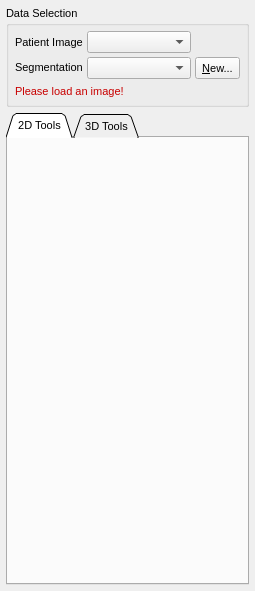
<?xml version="1.0" encoding="UTF-8"?>
<ui version="4.0">
 <class>QmitkSegmentationControls</class>
 <widget class="QWidget" name="QmitkSegmentationControls">
  <property name="geometry">
   <rect>
    <x>0</x>
    <y>0</y>
    <width>255</width>
    <height>591</height>
   </rect>
  </property>
  <property name="sizePolicy">
   <sizepolicy hsizetype="Minimum" vsizetype="Minimum">
    <horstretch>0</horstretch>
    <verstretch>0</verstretch>
   </sizepolicy>
  </property>
  <property name="minimumSize">
   <size>
    <width>0</width>
    <height>0</height>
   </size>
  </property>
  <property name="font">
   <font>
    <family>MS Shell Dlg 2</family>
    <pointsize>8</pointsize>
    <weight>50</weight>
    <italic>false</italic>
    <bold>false</bold>
    <underline>false</underline>
    <strikeout>false</strikeout>
   </font>
  </property>
  <property name="windowTitle">
   <string>QmitkSegmentation</string>
  </property>
  <layout class="QVBoxLayout" name="verticalLayout_6">
   <property name="sizeConstraint">
    <enum>QLayout::SetMinimumSize</enum>
   </property>
   <property name="leftMargin">
    <number>6</number>
   </property>
   <property name="topMargin">
    <number>6</number>
   </property>
   <property name="rightMargin">
    <number>6</number>
   </property>
   <property name="bottomMargin">
    <number>6</number>
   </property>
   <item>
    <widget class="QGroupBox" name="groupBox">
     <property name="sizePolicy">
      <sizepolicy hsizetype="Minimum" vsizetype="Fixed">
       <horstretch>0</horstretch>
       <verstretch>0</verstretch>
      </sizepolicy>
     </property>
     <property name="title">
      <string>Data Selection</string>
     </property>
     <layout class="QVBoxLayout" name="verticalLayout_3">
      <property name="leftMargin">
       <number>6</number>
      </property>
      <property name="topMargin">
       <number>6</number>
      </property>
      <property name="rightMargin">
       <number>6</number>
      </property>
      <property name="bottomMargin">
       <number>6</number>
      </property>
      <item>
       <layout class="QGridLayout" name="gridLayout_2" columnstretch="0,0,0">
        <property name="sizeConstraint">
         <enum>QLayout::SetMinimumSize</enum>
        </property>
        <property name="spacing">
         <number>4</number>
        </property>
        <item row="0" column="0">
         <widget class="QLabel" name="lblPatientImage">
          <property name="sizePolicy">
           <sizepolicy hsizetype="Maximum" vsizetype="Preferred">
            <horstretch>0</horstretch>
            <verstretch>0</verstretch>
           </sizepolicy>
          </property>
          <property name="text">
           <string>Patient Image</string>
          </property>
         </widget>
        </item>
        <item row="1" column="0">
         <widget class="QLabel" name="lblSegmentation">
          <property name="sizePolicy">
           <sizepolicy hsizetype="Maximum" vsizetype="Fixed">
            <horstretch>0</horstretch>
            <verstretch>0</verstretch>
           </sizepolicy>
          </property>
          <property name="text">
           <string>Segmentation</string>
          </property>
         </widget>
        </item>
        <item row="1" column="2">
         <widget class="QToolButton" name="btnNewSegmentation">
          <property name="sizePolicy">
           <sizepolicy hsizetype="Maximum" vsizetype="Minimum">
            <horstretch>0</horstretch>
            <verstretch>0</verstretch>
           </sizepolicy>
          </property>
          <property name="toolTip">
           <string>Create a new segmentation</string>
          </property>
          <property name="text">
           <string>&amp;New...</string>
          </property>
          <property name="icon">
           <iconset resource="resources/segmentation.qrc">
            <normaloff>:/segmentation/btnNew.png</normaloff>:/segmentation/btnNew.png</iconset>
          </property>
          <property name="toolButtonStyle">
           <enum>Qt::ToolButtonTextOnly</enum>
          </property>
         </widget>
        </item>
        <item row="1" column="1">
         <widget class="QmitkDataStorageComboBox" name="segImageSelector">
          <property name="sizePolicy">
           <sizepolicy hsizetype="Minimum" vsizetype="Fixed">
            <horstretch>0</horstretch>
            <verstretch>0</verstretch>
           </sizepolicy>
          </property>
         </widget>
        </item>
        <item row="0" column="1">
         <widget class="QmitkDataStorageComboBox" name="patImageSelector">
          <property name="sizePolicy">
           <sizepolicy hsizetype="Minimum" vsizetype="Fixed">
            <horstretch>0</horstretch>
            <verstretch>0</verstretch>
           </sizepolicy>
          </property>
         </widget>
        </item>
       </layout>
      </item>
      <item>
       <widget class="QLabel" name="lblSegmentationWarnings">
        <property name="sizePolicy">
         <sizepolicy hsizetype="Minimum" vsizetype="Fixed">
          <horstretch>0</horstretch>
          <verstretch>0</verstretch>
         </sizepolicy>
        </property>
        <property name="palette">
         <palette>
          <active>
           <colorrole role="WindowText">
            <brush brushstyle="SolidPattern">
             <color alpha="255">
              <red>200</red>
              <green>0</green>
              <blue>0</blue>
             </color>
            </brush>
           </colorrole>
           <colorrole role="Text">
            <brush brushstyle="SolidPattern">
             <color alpha="255">
              <red>200</red>
              <green>0</green>
              <blue>0</blue>
             </color>
            </brush>
           </colorrole>
           <colorrole role="ButtonText">
            <brush brushstyle="SolidPattern">
             <color alpha="255">
              <red>200</red>
              <green>0</green>
              <blue>0</blue>
             </color>
            </brush>
           </colorrole>
          </active>
          <inactive>
           <colorrole role="WindowText">
            <brush brushstyle="SolidPattern">
             <color alpha="255">
              <red>200</red>
              <green>0</green>
              <blue>0</blue>
             </color>
            </brush>
           </colorrole>
           <colorrole role="Text">
            <brush brushstyle="SolidPattern">
             <color alpha="255">
              <red>200</red>
              <green>0</green>
              <blue>0</blue>
             </color>
            </brush>
           </colorrole>
           <colorrole role="ButtonText">
            <brush brushstyle="SolidPattern">
             <color alpha="255">
              <red>200</red>
              <green>0</green>
              <blue>0</blue>
             </color>
            </brush>
           </colorrole>
          </inactive>
          <disabled>
           <colorrole role="WindowText">
            <brush brushstyle="SolidPattern">
             <color alpha="255">
              <red>84</red>
              <green>82</green>
              <blue>78</blue>
             </color>
            </brush>
           </colorrole>
           <colorrole role="Text">
            <brush brushstyle="SolidPattern">
             <color alpha="255">
              <red>84</red>
              <green>82</green>
              <blue>78</blue>
             </color>
            </brush>
           </colorrole>
           <colorrole role="ButtonText">
            <brush brushstyle="SolidPattern">
             <color alpha="255">
              <red>84</red>
              <green>82</green>
              <blue>78</blue>
             </color>
            </brush>
           </colorrole>
          </disabled>
         </palette>
        </property>
        <property name="font">
         <font>
          <weight>50</weight>
          <bold>false</bold>
         </font>
        </property>
        <property name="text">
         <string>Please load an image!</string>
        </property>
        <property name="wordWrap">
         <bool>true</bool>
        </property>
       </widget>
      </item>
     </layout>
    </widget>
   </item>
   <item>
    <widget class="QTabWidget" name="tabWidgetSegmentationTools">
     <property name="sizePolicy">
      <sizepolicy hsizetype="Minimum" vsizetype="Minimum">
       <horstretch>0</horstretch>
       <verstretch>0</verstretch>
      </sizepolicy>
     </property>
     <property name="layoutDirection">
      <enum>Qt::LeftToRight</enum>
     </property>
     <property name="styleSheet">
      <string notr="true">QTabWidget::tab-bar { alignment: middle; }</string>
     </property>
     <property name="tabPosition">
      <enum>QTabWidget::North</enum>
     </property>
     <property name="tabShape">
      <enum>QTabWidget::Triangular</enum>
     </property>
     <property name="currentIndex">
      <number>0</number>
     </property>
     <widget class="QWidget" name="tab2DTools">
      <property name="sizePolicy">
       <sizepolicy hsizetype="Minimum" vsizetype="Preferred">
        <horstretch>0</horstretch>
        <verstretch>0</verstretch>
       </sizepolicy>
      </property>
      <property name="layoutDirection">
       <enum>Qt::LeftToRight</enum>
      </property>
      <property name="autoFillBackground">
       <bool>false</bool>
      </property>
      <attribute name="title">
       <string>2D Tools</string>
      </attribute>
      <layout class="QVBoxLayout" name="verticalLayout">
       <property name="leftMargin">
        <number>6</number>
       </property>
       <property name="topMargin">
        <number>6</number>
       </property>
       <property name="rightMargin">
        <number>6</number>
       </property>
       <property name="bottomMargin">
        <number>6</number>
       </property>
       <item>
        <widget class="QmitkToolGUIArea" name="m_ManualToolGUIContainer2D" native="true">
         <property name="sizePolicy">
          <sizepolicy hsizetype="Minimum" vsizetype="Minimum">
           <horstretch>0</horstretch>
           <verstretch>0</verstretch>
          </sizepolicy>
         </property>
         <property name="font">
          <font>
           <weight>50</weight>
           <bold>false</bold>
          </font>
         </property>
        </widget>
       </item>
       <item>
        <widget class="QmitkToolSelectionBox" name="m_ManualToolSelectionBox2D" native="true">
         <property name="sizePolicy">
          <sizepolicy hsizetype="Minimum" vsizetype="Fixed">
           <horstretch>0</horstretch>
           <verstretch>0</verstretch>
          </sizepolicy>
         </property>
         <property name="font">
          <font>
           <weight>50</weight>
           <bold>false</bold>
          </font>
         </property>
        </widget>
       </item>
       <item>
        <widget class="QmitkSlicesInterpolator" name="m_SlicesInterpolator" native="true">
         <property name="sizePolicy">
          <sizepolicy hsizetype="Minimum" vsizetype="Fixed">
           <horstretch>0</horstretch>
           <verstretch>0</verstretch>
          </sizepolicy>
         </property>
         <property name="font">
          <font>
           <weight>50</weight>
           <bold>false</bold>
          </font>
         </property>
        </widget>
       </item>
       <item>
        <spacer name="verticalSpacer_2">
         <property name="orientation">
          <enum>Qt::Vertical</enum>
         </property>
         <property name="sizeHint" stdset="0">
          <size>
           <width>20</width>
           <height>40</height>
          </size>
         </property>
        </spacer>
       </item>
      </layout>
     </widget>
     <widget class="QWidget" name="tab3DTools">
      <property name="sizePolicy">
       <sizepolicy hsizetype="Minimum" vsizetype="Minimum">
        <horstretch>0</horstretch>
        <verstretch>0</verstretch>
       </sizepolicy>
      </property>
      <attribute name="title">
       <string>3D Tools</string>
      </attribute>
      <layout class="QVBoxLayout" name="verticalLayout_2">
       <property name="leftMargin">
        <number>6</number>
       </property>
       <property name="topMargin">
        <number>6</number>
       </property>
       <property name="rightMargin">
        <number>6</number>
       </property>
       <property name="bottomMargin">
        <number>6</number>
       </property>
       <item>
        <widget class="QmitkToolGUIArea" name="m_ManualToolGUIContainer3D" native="true">
         <property name="sizePolicy">
          <sizepolicy hsizetype="Minimum" vsizetype="Minimum">
           <horstretch>0</horstretch>
           <verstretch>0</verstretch>
          </sizepolicy>
         </property>
         <property name="font">
          <font>
           <weight>50</weight>
           <bold>false</bold>
          </font>
         </property>
        </widget>
       </item>
       <item>
        <widget class="QmitkToolSelectionBox" name="m_ManualToolSelectionBox3D" native="true">
         <property name="sizePolicy">
          <sizepolicy hsizetype="Minimum" vsizetype="Minimum">
           <horstretch>0</horstretch>
           <verstretch>0</verstretch>
          </sizepolicy>
         </property>
         <property name="font">
          <font>
           <weight>50</weight>
           <bold>false</bold>
          </font>
         </property>
        </widget>
       </item>
       <item>
        <spacer name="verticalSpacer">
         <property name="orientation">
          <enum>Qt::Vertical</enum>
         </property>
         <property name="sizeHint" stdset="0">
          <size>
           <width>20</width>
           <height>40</height>
          </size>
         </property>
        </spacer>
       </item>
      </layout>
     </widget>
    </widget>
   </item>
  </layout>
 </widget>
 <layoutdefault spacing="6" margin="11"/>
 <customwidgets>
  <customwidget>
   <class>QmitkDataStorageComboBox</class>
   <extends>QComboBox</extends>
   <header location="global">QmitkDataStorageComboBox.h</header>
  </customwidget>
  <customwidget>
   <class>QmitkToolSelectionBox</class>
   <extends>QWidget</extends>
   <header location="global">QmitkToolSelectionBox.h</header>
  </customwidget>
  <customwidget>
   <class>QmitkSlicesInterpolator</class>
   <extends>QWidget</extends>
   <header location="global">QmitkSlicesInterpolator.h</header>
  </customwidget>
  <customwidget>
   <class>QmitkToolGUIArea</class>
   <extends>QWidget</extends>
   <header location="global">QmitkToolGUIArea.h</header>
  </customwidget>
 </customwidgets>
 <includes>
  <include location="global">QmitkToolGUIArea.h</include>
  <include location="global">QmitkToolSelectionBox.h</include>
  <include location="global">QmitkSlicesInterpolator.h</include>
 </includes>
 <resources>
  <include location="resources/segmentation.qrc"/>
 </resources>
 <connections/>
</ui>
